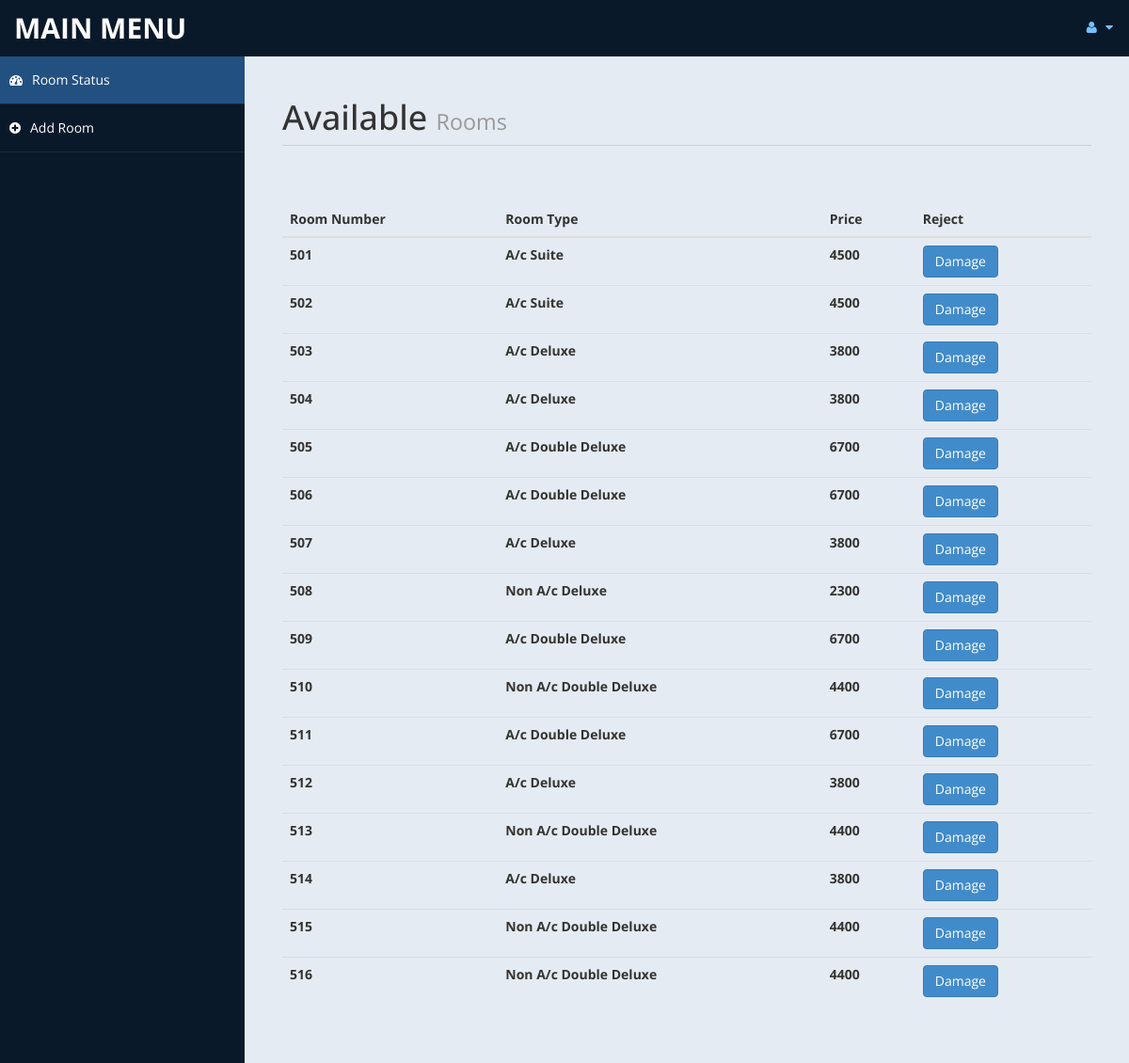
The page /admin/settings.php (signed in) on the database its author committed.
### tables this page shows
CREATE TABLE `room` (
  `rid` int(11) NOT NULL,
  `status` varchar(10) DEFAULT 'notfill',
  `rmtype` int(11) DEFAULT NULL,
  PRIMARY KEY (`rid`),
  KEY `rmtype` (`rmtype`),
  CONSTRAINT `room_ibfk_1` FOREIGN KEY (`rmtype`) REFERENCES `room_type` (`rtid`)
);

CREATE TABLE `room_type` (
  `rtid` int(20) NOT NULL,
  `descripition` varchar(200) NOT NULL,
  `max_capasity` int(12) NOT NULL DEFAULT '2',
  `nos` int(11) DEFAULT '3',
  `price` int(11) DEFAULT NULL,
  PRIMARY KEY (`rtid`)
);

### admin/settings.php (the view, shortened to what this page needs)
<!DOCTYPE html>
<html xmlns="http://www.w3.org/1999/xhtml">
<head>
    <link href="assets/css/bootstrap.css" rel="stylesheet" />
    <link href="assets/css/font-awesome.css" rel="stylesheet" />
    <link href="assets/css/custom-styles.css" rel="stylesheet" />
</head>
<body>
    <div id="wrapper">
        <nav class="navbar navbar-default top-navbar" role="navigation">
            <div class="navbar-header">
                <a class="navbar-brand" href="home.php">MAIN MENU </a>
            </div>
            <ul class="nav navbar-top-links navbar-right">
                <li class="dropdown">
                    <a class="dropdown-toggle" data-toggle="dropdown" href="#" aria-expanded="false">
                        <i class="fa fa-user fa-fw"></i> <i class="fa fa-caret-down"></i>
                    </a>
                </li>
            </ul>
        </nav>
        <nav class="navbar-default navbar-side" role="navigation">
            <div class="sidebar-collapse">
                <ul class="nav" id="main-menu">
                    <li>
                        <a class="active-menu" href="settings.php"><i class="fa fa-dashboard"></i>Room Status</a>
                    </li>
					<li>
                        <a  href="room.php"><i class="fa fa-plus-circle"></i>Add Room</a>
                    </li>
            </div>
        </nav>
                <div
        <div id="page-wrapper" >
            <div id="page-inner">
			 <div class="row">
                    <div class="col-md-12">
                        <h1 class="page-header">
                           Available <small> Rooms</small>
                        </h1>
                    </div>
                </div>
            <?php
						include ('db.php');
				?>
                <div class="row">
				<div class="panel-body">
                            <div class="table-responsive">
                                <table class="table">
                                    <thead>
                                        <tr>
                                            <th>Room Number</th>
                                            <th>Room Type</th>
                                            <th>Price</th>
                                            <th>Reject</th>
                                        </tr>
                                    </thead>
                                    <tbody>
                                    <?php
                                    $tsql = " select rid,descripition,price from room,room_type where rmtype=rtid and status='notfill'";
                                    $tre = mysqli_query($con,$tsql);
                                    while($trow=mysqli_fetch_array($tre) )
                                    {
                                            echo"<tr>
                                                <th>".$trow['rid']."</th>
                                                <th>".$trow['descripition']."</th>
                                                <th>".$trow['price']."</th>
                                                <th><a href='dam_room.php?rid=".$trow['rid']." ' class='btn btn-primary'>Damage</a></th>
                                                </tr>";
                                    }
                                    ?>
                                    </tbody>
                                </table>
                            </div>
                        </div>
                </div>
            </div>
        </div>
</body>
</html>

### admin/assets/css/custom-styles.css (style rules this page uses)
body { font-family: 'Open Sans', sans-serif; }
#wrapper { width: 100%; background:#09192A; }
#page-wrapper { padding: 15px 15px; min-height: 600px; background:#E5EBF2; }
#page-inner { width:100%; margin:10px 20px 10px 0px; background-color:transparent; padding:10px; min-height:1200px; }
h1, .h1, h2, .h2, h3, .h3 { margin-top: 7px; margin-bottom: -5px; }
.page-header { padding-bottom: 9px; margin: 10px 0 45px; border-bottom: 1px solid #C7D1DD; }
.top-navbar { margin:0px; }
.top-navbar .navbar-brand { color: #fff; width: 260px; text-align: left; height: 60px; font-size: 30px; font-weight: 700; text-transform: uppercase; line-height: 30px; }
.top-navbar .nav > li { position: relative; display: inline-block; }
.top-navbar .nav > li > a { position: relative; display: block; padding: 19px 15px; color: #77C0FD; }
.active-menu { background-color:#225081!important; }
.sidebar-collapse , .sidebar-collapse .nav { background:none; }
.sidebar-collapse .nav { padding:0; }
.sidebar-collapse .nav > li > a { color:#fff; background:transparent; text-shadow:none; }
.sidebar-collapse > .nav > li > a { padding:15px 10px; }
.sidebar-collapse > .nav > li { border-bottom: 1px solid rgba(107, 108, 109, 0.19); }
.navbar-side { border:none; background-color: transparent; }
.top-navbar { background:#09192A; border-bottom:none; }
.top-navbar .nav > li > a > i { margin-right: 2px; }
.navbar-default { border:0px solid black; }
.navbar-header { background: #09192A; }
.nav > li > a > i { margin-right:10px; }
@media (min-width:768px) { #page-wrapper { margin: 0 0 0 260px; padding: 15px 30px; min-height: 1200px; } }
@media (min-width:768px) { .navbar-side { z-index: 1; position: absolute; width: 260px; } }
@media (min-width:768px) { .navbar { border-radius: 0px; } }

### rows shown on the page
room: rid "501", rmtype.descripition "A/c Suite", rmtype.price "4500"
room: rid "502", rmtype.descripition "A/c Suite", rmtype.price "4500"
room: rid "503", rmtype.descripition "A/c Deluxe", rmtype.price "3800"
room: rid "504", rmtype.descripition "A/c Deluxe", rmtype.price "3800"
room: rid "505", rmtype.descripition "A/c Double Deluxe", rmtype.price "6700"
room: rid "506", rmtype.descripition "A/c Double Deluxe", rmtype.price "6700"
room: rid "507", rmtype.descripition "A/c Deluxe", rmtype.price "3800"
room: rid "508", rmtype.descripition "Non A/c Deluxe", rmtype.price "2300"
room: rid "509", rmtype.descripition "A/c Double Deluxe", rmtype.price "6700"
room: rid "510", rmtype.descripition "Non A/c Double Deluxe", rmtype.price "4400"
room: rid "511", rmtype.descripition "A/c Double Deluxe", rmtype.price "6700"
room: rid "512", rmtype.descripition "A/c Deluxe", rmtype.price "3800"
room: rid "513", rmtype.descripition "Non A/c Double Deluxe", rmtype.price "4400"
room: rid "514", rmtype.descripition "A/c Deluxe", rmtype.price "3800"
room: rid "515", rmtype.descripition "Non A/c Double Deluxe", rmtype.price "4400"
room: rid "516", rmtype.descripition "Non A/c Double Deluxe", rmtype.price "4400"
